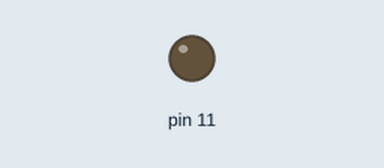
Bench run of a sketch on a simulated Arduino Uno, built with avr-gcc and run on an emulated ATmega328P. Parts: output pins drawn as LEDs (lit = HIGH).

Above: at 0.05 s.
At 4.0 s:
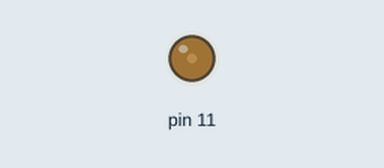
At 6.0 s:
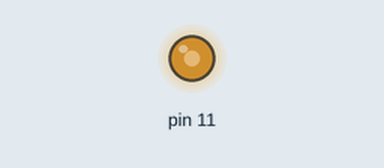
At 8.0 s:
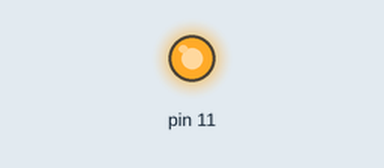
Timing chart, 0 to 10.4 s (numbered marks = the images above):
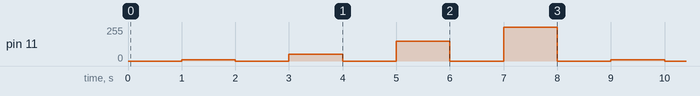

The sketch:

analog_blinking_lights.ino
```cpp
void setup() {
  // put your setup code here, to run once:
  pinMode(11, OUTPUT);
}
void loop() {
  analogWrite(11, 0);
  delay(1000);
  analogWrite(11, 10);
  delay(1000);
  analogWrite(11, 0);
  delay(1000);
  analogWrite(11, 50);
  delay(1000);
  analogWrite(11, 0);
  delay(1000);
  analogWrite(11, 150);
  delay(1000);
  analogWrite(11, 0);
  delay(1000);
  analogWrite(11, 255);
  delay(1000);
}
```

Measured:
- by itself, pin 11: repeats every 8.0 s: 0/255 1.0 s, 50/255 1.0 s, 0/255 1.0 s, 150/255 1.0 s, 0/255 1.0 s, 255/255 1.0 s, 0/255 1.0 s, 10/255 1.0 s
